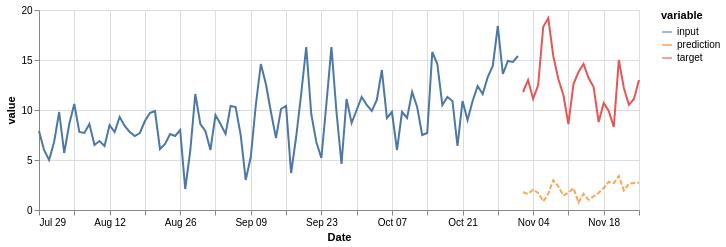

Notebook code for this chart:
### Code cell
(on.Plot()
    .add(on.marks.line, input)
    .add(on.marks.line, target)
    .add(on.marks.line, prediction, type='dashed')
    .properties(width=600, height=200)
    .show()
)

### Figure 1 — Vega specification as saved in the notebook (floating-point values rounded to 4 significant figures)
{"$schema": "https://vega.github.io/schema/vega/v5.json", "data": [{"name": "source_0", "values": [{"Date": "1990-07-29T00:00:00.000", "variable": "input", "value": 7.9}, {"Date": "1990-07-30T00:00:00.000", "variable": "input", "value": 6.0}, {"Date": "1990-07-31T00:00:00.000", "variable": "input", "value": 5.0}, {"Date": "1990-08-01T00:00:00.000", "variable": "input", "value": 6.8}, {"Date": "1990-08-02T00:00:00.000", "variable": "input", "value": 9.8}, {"Date": "1990-08-03T00:00:00.000", "variable": "input", "value": 5.7}, {"Date": "1990-08-04T00:00:00.000", "variable": "input", "value": 8.6}, {"Date": "1990-08-05T00:00:00.000", "variable": "input", "value": 10.6}, {"Date": "1990-08-06T00:00:00.000", "variable": "input", "value": 7.8}, {"Date": "1990-08-07T00:00:00.000", "variable": "input", "value": 7.7}, {"Date": "1990-08-08T00:00:00.000", "variable": "input", "value": 8.6}, {"Date": "1990-08-09T00:00:00.000", "variable": "input", "value": 6.5}, {"Date": "1990-08-10T00:00:00.000", "variable": "input", "value": 6.9}, {"Date": "1990-08-11T00:00:00.000", "variable": "input", "value": 6.4}, {"Date": "1990-08-12T00:00:00.000", "variable": "input", "value": 8.5}, {"Date": "1990-08-13T00:00:00.000", "variable": "input", "value": 7.8}, {"Date": "1990-08-14T00:00:00.000", "variable": "input", "value": 9.3}, {"Date": "1990-08-15T00:00:00.000", "variable": "input", "value": 8.4}, {"Date": "1990-08-16T00:00:00.000", "variable": "input", "value": 7.8}, {"Date": "1990-08-17T00:00:00.000", "variable": "input", "value": 7.4}, {"Date": "1990-08-18T00:00:00.000", "variable": "input", "value": 7.7}, {"Date": "1990-08-19T00:00:00.000", "variable": "input", "value": 8.9}, {"Date": "1990-08-20T00:00:00.000", "variable": "input", "value": 9.7}, {"Date": "1990-08-21T00:00:00.000", "variable": "input", "value": 9.9}, {"Date": "1990-08-22T00:00:00.000", "variable": "input", "value": 6.1}, {"Date": "1990-08-23T00:00:00.000", "variable": "input", "value": 6.6}, {"Date": "1990-08-24T00:00:00.000", "variable": "input", "value": 7.6}, {"Date": "1990-08-25T00:00:00.000", "variable": "input", "value": 7.4}, {"Date": "1990-08-26T00:00:00.000", "variable": "input", "value": 8.0}, {"Date": "1990-08-27T00:00:00.000", "variable": "input", "value": 2.1}, {"Date": "1990-08-28T00:00:00.000", "variable": "input", "value": 5.9}, {"Date": "1990-08-29T00:00:00.000", "variable": "input", "value": 11.6}, {"Date": "1990-08-30T00:00:00.000", "variable": "input", "value": 8.6}, {"Date": "1990-08-31T00:00:00.000", "variable": "input", "value": 7.9}, {"Date": "1990-09-01T00:00:00.000", "variable": "input", "value": 6.0}, {"Date": "1990-09-02T00:00:00.000", "variable": "input", "value": 9.5}, {"Date": "1990-09-03T00:00:00.000", "variable": "input", "value": 8.6}, {"Date": "1990-09-04T00:00:00.000", "variable": "input", "value": 7.6}, {"Date": "1990-09-05T00:00:00.000", "variable": "input", "value": 10.4}, {"Date": "1990-09-06T00:00:00.000", "variable": "input", "value": 10.3}, {"Date": "1990-09-07T00:00:00.000", "variable": "input", "value": 7.5}, {"Date": "1990-09-08T00:00:00.000", "variable": "input", "value": 3.0}, {"Date": "1990-09-09T00:00:00.000", "variable": "input", "value": 5.3}, {"Date": "1990-09-10T00:00:00.000", "variable": "input", "value": 10.5}, {"Date": "1990-09-11T00:00:00.000", "variable": "input", "value": 14.6}, {"Date": "1990-09-12T00:00:00.000", "variable": "input", "value": 12.6}, {"Date": "1990-09-13T00:00:00.000", "variable": "input", "value": 9.8}, {"Date": "1990-09-14T00:00:00.000", "variable": "input", "value": 7.2}, {"Date": "1990-09-15T00:00:00.000", "variable": "input", "value": 10.1}, {"Date": "1990-09-16T00:00:00.000", "variable": "input", "value": 10.4}, {"Date": "1990-09-17T00:00:00.000", "variable": "input", "value": 3.7}, {"Date": "1990-09-18T00:00:00.000", "variable": "input", "value": 7.3}, {"Date": "1990-09-19T00:00:00.000", "variable": "input", "value": 11.6}, {"Date": "1990-09-20T00:00:00.000", "variable": "input", "value": 16.3}, {"Date": "1990-09-21T00:00:00.000", "variable": "input", "value": 9.6}, {"Date": "1990-09-22T00:00:00.000", "variable": "input", "value": 6.8}, {"Date": "1990-09-23T00:00:00.000", "variable": "input", "value": 5.2}, {"Date": "1990-09-24T00:00:00.000", "variable": "input", "value": 10.6}, {"Date": "1990-09-25T00:00:00.000", "variable": "input", "value": 16.3}, {"Date": "1990-09-26T00:00:00.000", "variable": "input", "value": 9.8}, {"Date": "1990-09-27T00:00:00.000", "variable": "input", "value": 4.6}, {"Date": "1990-09-28T00:00:00.000", "variable": "input", "value": 11.1}, {"Date": "1990-09-29T00:00:00.000", "variable": "input", "value": 8.7}, {"Date": "1990-09-30T00:00:00.000", "variable": "input", "value": 10.0}, {"Date": "1990-10-01T00:00:00.000", "variable": "input", "value": 11.3}, {"Date": "1990-10-02T00:00:00.000", "variable": "input", "value": 10.5}, {"Date": "1990-10-03T00:00:00.000", "variable": "input", "value": 9.9}, {"Date": "1990-10-04T00:00:00.000", "variable": "input", "value": 11.0}, {"Date": "1990-10-05T00:00:00.000", "variable": "input", "value": 14.0}, {"Date": "1990-10-06T00:00:00.000", "variable": "input", "value": 9.2}, {"Date": "1990-10-07T00:00:00.000", "variable": "input", "value": 9.8}, {"Date": "1990-10-08T00:00:00.000", "variable": "input", "value": 6.0}, {"Date": "1990-10-09T00:00:00.000", "variable": "input", "value": 9.8}, {"Date": "1990-10-10T00:00:00.000", "variable": "input", "value": 9.2}, {"Date": "1990-10-11T00:00:00.000", "variable": "input", "value": 11.8}, {"Date": "1990-10-12T00:00:00.000", "variable": "input", "value": 10.3}, {"Date": "1990-10-13T00:00:00.000", "variable": "input", "value": 7.5}, {"Date": "1990-10-14T00:00:00.000", "variable": "input", "value": 7.7}, {"Date": "1990-10-15T00:00:00.000", "variable": "input", "value": 15.8}, {"Date": "1990-10-16T00:00:00.000", "variable": "input", "value": 14.6}, {"Date": "1990-10-17T00:00:00.000", "variable": "input", "value": 10.5}, {"Date": "1990-10-18T00:00:00.000", "variable": "input", "value": 11.3}, {"Date": "1990-10-19T00:00:00.000", "variable": "input", "value": 10.9}, {"Date": "1990-10-20T00:00:00.000", "variable": "input", "value": 6.4}, {"Date": "1990-10-21T00:00:00.000", "variable": "input", "value": 10.9}, {"Date": "1990-10-22T00:00:00.000", "variable": "input", "value": 9.0}, {"Date": "1990-10-23T00:00:00.000", "variable": "input", "value": 10.9}, {"Date": "1990-10-24T00:00:00.000", "variable": "input", "value": 12.4}, {"Date": "1990-10-25T00:00:00.000", "variable": "input", "value": 11.6}, {"Date": "1990-10-26T00:00:00.000", "variable": "input", "value": 13.3}, {"Date": "1990-10-27T00:00:00.000", "variable": "input", "value": 14.4}, {"Date": "1990-10-28T00:00:00.000", "variable": "input", "value": 18.4}, {"Date": "1990-10-29T00:00:00.000", "variable": "input", "value": 13.6}, {"Date": "1990-10-30T00:00:00.000", "variable": "input", "value": 14.9}, {"Date": "1990-10-31T00:00:00.000", "variable": "input", "value": 14.8}, {"Date": "1990-11-01T00:00:00.000", "variable": "input", "value": 15.4}], "transform": [{"type": "formula", "expr": "toDate(datum['Date'])", "as": "Date"}]}, {"name": "source_1", "values": [{"Date": "1990-11-02T00:00:00.000", "variable": "target", "value": 11.8}, {"Date": "1990-11-03T00:00:00.000", "variable": "target", "value": 13.0}, {"Date": "1990-11-04T00:00:00.000", "variable": "target", "value": 11.1}, {"Date": "1990-11-05T00:00:00.000", "variable": "target", "value": 12.5}, {"Date": "1990-11-06T00:00:00.000", "variable": "target", "value": 18.3}, {"Date": "1990-11-07T00:00:00.000", "variable": "target", "value": 19.2}, {"Date": "1990-11-08T00:00:00.000", "variable": "target", "value": 15.4}, {"Date": "1990-11-09T00:00:00.000", "variable": "target", "value": 13.1}, {"Date": "1990-11-10T00:00:00.000", "variable": "target", "value": 11.5}, {"Date": "1990-11-11T00:00:00.000", "variable": "target", "value": 8.6}, {"Date": "1990-11-12T00:00:00.000", "variable": "target", "value": 12.6}, {"Date": "1990-11-13T00:00:00.000", "variable": "target", "value": 13.8}, {"Date": "1990-11-14T00:00:00.000", "variable": "target", "value": 14.6}, {"Date": "1990-11-15T00:00:00.000", "variable": "target", "value": 13.2}, {"Date": "1990-11-16T00:00:00.000", "variable": "target", "value": 12.3}, {"Date": "1990-11-17T00:00:00.000", "variable": "target", "value": 8.8}, {"Date": "1990-11-18T00:00:00.000", "variable": "target", "value": 10.7}, {"Date": "1990-11-19T00:00:00.000", "variable": "target", "value": 9.9}, {"Date": "1990-11-20T00:00:00.000", "variable": "target", "value": 8.3}, {"Date": "1990-11-21T00:00:00.000", "variable": "target", "value": 15.0}, {"Date": "1990-11-22T00:00:00.000", "variable": "target", "value": 12.2}, {"Date": "1990-11-23T00:00:00.000", "variable": "target", "value": 10.5}, {"Date": "1990-11-24T00:00:00.000", "variable": "target", "value": 11.1}, {"Date": "1990-11-25T00:00:00.000", "variable": "target", "value": 13.0}], "transform": [{"type": "formula", "expr": "toDate(datum['Date'])", "as": "Date"}]}, {"name": "source_2", "values": [{"Date": "1990-11-02T00:00:00.000", "variable": "prediction", "value": 1.774}, {"Date": "1990-11-03T00:00:00.000", "variable": "prediction", "value": 1.607}, {"Date": "1990-11-04T00:00:00.000", "variable": "prediction", "value": 2.038}, {"Date": "1990-11-05T00:00:00.000", "variable": "prediction", "value": 1.714}, {"Date": "1990-11-06T00:00:00.000", "variable": "prediction", "value": 0.8622}, {"Date": "1990-11-07T00:00:00.000", "variable": "prediction", "value": 1.612}, {"Date": "1990-11-08T00:00:00.000", "variable": "prediction", "value": 2.985}, {"Date": "1990-11-09T00:00:00.000", "variable": "prediction", "value": 2.366}, {"Date": "1990-11-10T00:00:00.000", "variable": "prediction", "value": 1.442}, {"Date": "1990-11-11T00:00:00.000", "variable": "prediction", "value": 1.734}, {"Date": "1990-11-12T00:00:00.000", "variable": "prediction", "value": 2.196}, {"Date": "1990-11-13T00:00:00.000", "variable": "prediction", "value": 0.7452}, {"Date": "1990-11-14T00:00:00.000", "variable": "prediction", "value": 1.617}, {"Date": "1990-11-15T00:00:00.000", "variable": "prediction", "value": 1.029}, {"Date": "1990-11-16T00:00:00.000", "variable": "prediction", "value": 1.363}, {"Date": "1990-11-17T00:00:00.000", "variable": "prediction", "value": 1.725}, {"Date": "1990-11-18T00:00:00.000", "variable": "prediction", "value": 2.204}, {"Date": "1990-11-19T00:00:00.000", "variable": "prediction", "value": 2.806}, {"Date": "1990-11-20T00:00:00.000", "variable": "prediction", "value": 2.686}, {"Date": "1990-11-21T00:00:00.000", "variable": "prediction", "value": 3.402}, {"Date": "1990-11-22T00:00:00.000", "variable": "prediction", "value": 1.958}, {"Date": "1990-11-23T00:00:00.000", "variable": "prediction", "value": 2.639}, {"Date": "1990-11-24T00:00:00.000", "variable": "prediction", "value": 2.707}, {"Date": "1990-11-25T00:00:00.000", "variable": "prediction", "value": 2.737}], "transform": [{"type": "formula", "expr": "toDate(datum['Date'])", "as": "Date"}]}, {"name": "source_0_color_domain_variable_0", "values": [{"variable": "input"}]}, {"name": "source_1_color_domain_variable_1", "values": [{"variable": "target"}]}, {"name": "source_2_color_domain_variable_2", "values": [{"variable": "prediction"}]}], "marks": [{"type": "group", "name": "layer_0_pathgroup", "from": {"facet": {"data": "source_0", "name": "faceted_path_layer_0_main", "groupby": ["variable"]}}, "encode": {"update": {"height": {"field": {"signal": null, "datum": null, "group": "height", "parent": null}}, "width": {"field": {"signal": null, "datum": null, "group": "width", "parent": null}}}}, "marks": [{"type": "line", "name": "layer_0_marks", "from": {"data": "faceted_path_layer_0_main"}, "sort": {"field": "x"}, "encode": {"update": {"x": {"field": "Date", "scale": "x"}, "defined": {"signal": "isValid(datum[\"Date\"]) && isFinite(+datum[\"Date\"]) && isValid(datum[\"value\"]) && isFinite(+datum[\"value\"])"}, "y": {"field": "value", "scale": "y"}, "stroke": {"field": "variable", "scale": "color"}}}, "style": ["line"]}]}, {"type": "group", "name": "layer_1_pathgroup", "from": {"facet": {"data": "source_1", "name": "faceted_path_layer_1_main", "groupby": ["variable"]}}, "encode": {"update": {"height": {"field": {"signal": null, "datum": null, "group": "height", "parent": null}}, "width": {"field": {"signal": null, "datum": null, "group": "width", "parent": null}}}}, "marks": [{"type": "line", "name": "layer_1_marks", "from": {"data": "faceted_path_layer_1_main"}, "sort": {"field": "x"}, "encode": {"update": {"stroke": {"field": "variable", "scale": "color"}, "x": {"field": "Date", "scale": "x"}, "y": {"field": "value", "scale": "y"}, "defined": {"signal": "isValid(datum[\"Date\"]) && isFinite(+datum[\"Date\"]) && isValid(datum[\"value\"]) && isFinite(+datum[\"value\"])"}}}, "style": ["line"]}]}, {"type": "group", "name": "layer_2_pathgroup", "from": {"facet": {"data": "source_2", "name": "faceted_path_layer_2_main", "groupby": ["variable"]}}, "encode": {"update": {"height": {"field": {"signal": null, "datum": null, "group": "height", "parent": null}}, "width": {"field": {"signal": null, "datum": null, "group": "width", "parent": null}}}}, "marks": [{"type": "line", "name": "layer_2_marks", "from": {"data": "faceted_path_layer_2_main"}, "sort": {"field": "x"}, "encode": {"update": {"defined": {"signal": "isValid(datum[\"Date\"]) && isFinite(+datum[\"Date\"]) && isValid(datum[\"value\"]) && isFinite(+datum[\"value\"])"}, "opacity": {"value": 0.7}, "strokeDash": {"value": [5, 2]}, "stroke": {"field": "variable", "scale": "color"}, "x": {"field": "Date", "scale": "x"}, "y": {"field": "value", "scale": "y"}}}, "style": ["line"]}]}], "scales": [{"name": "x", "type": "time", "domain": {"fields": [{"data": "source_0", "field": "Date"}, {"data": "source_1", "field": "Date"}, {"data": "source_2", "field": "Date"}]}, "range": [0, {"signal": "width"}]}, {"name": "y", "type": "linear", "domain": {"fields": [{"data": "source_0", "field": "value"}, {"data": "source_1", "field": "value"}, {"data": "source_2", "field": "value"}]}, "range": [{"signal": "height"}, 0], "nice": true, "zero": true}, {"name": "color", "type": "ordinal", "domain": {"fields": [{"data": "source_0_color_domain_variable_0", "field": "variable"}, {"data": "source_1_color_domain_variable_1", "field": "variable"}, {"data": "source_2_color_domain_variable_2", "field": "variable"}], "sort": true}, "range": "category"}], "axes": [{"scale": "x", "ticks": false, "tickCount": {"signal": "ceil(width/40)"}, "grid": true, "labels": false, "minExtent": 0, "zindex": 0, "orient": "bottom", "domain": false, "aria": false, "maxExtent": 0, "gridScale": "y"}, {"scale": "y", "tickCount": {"signal": "ceil(height/40)"}, "domain": false, "minExtent": 0, "orient": "left", "zindex": 0, "gridScale": "x", "grid": true, "labels": false, "ticks": false, "aria": false, "maxExtent": 0}, {"scale": "x", "title": "Date", "orient": "bottom", "labelOverlap": true, "tickCount": {"signal": "ceil(width/40)"}, "zindex": 0, "labelFlush": true, "grid": false}, {"scale": "y", "title": "value", "grid": false, "zindex": 0, "tickCount": {"signal": "ceil(height/40)"}, "orient": "left", "labelOverlap": true}], "padding": 5, "width": 600, "height": 200, "style": "cell", "legends": [{"stroke": "color", "symbolType": "stroke", "title": "variable", "encode": {"symbols": {"update": {"opacity": {"value": 0.7}}}}}], "background": "white"}
